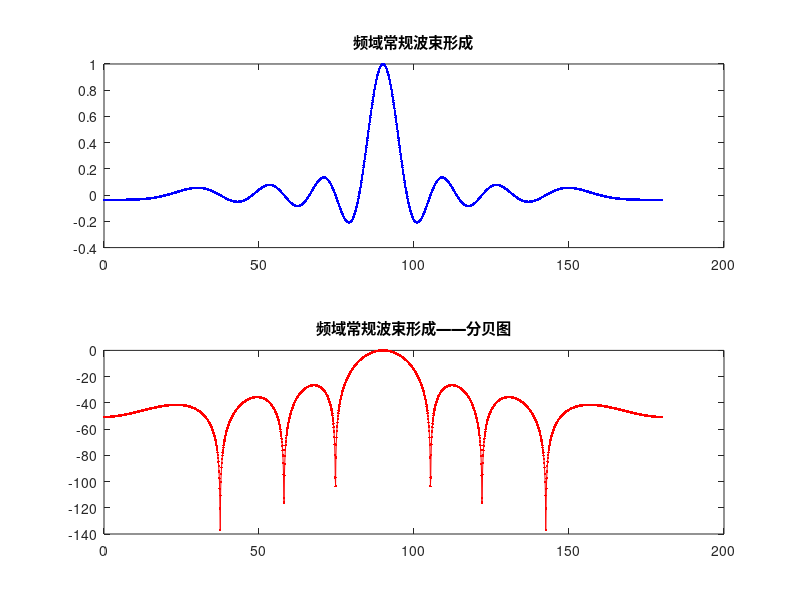

Write MATLAB code to recreate this figure.
%% 模拟水听器阵列的信号处理和频域常规波束形成
clear
close all
clc
 
% 度与弧度常数
deg2rad = pi/180; % 度转换成弧度
rad2deg = 180/pi; % 弧度转换成度
 
 
%% 水听器阵列参数设置
c = 1500;             % 水体声速，米/秒 m/s
N = 70;               % 阵元数
sqrtN=sqrt(N);        % 导向向量归一化常数
T=1;                 % 数据时长，秒sec
FS=24e2;              % 采样频率，赫兹Hz
LEN=T*FS;             % 数据长度，点数
t=(0:LEN-1)./FS;      % 数据时间轴，秒sec，1 x LEN 
fc=300;               % 阵列中心频率，赫兹Hz
lambda = c/fc;        % 波长，米m
lambda2 = lambda / 2; % 半波长，米m   d<(lambda/2)?
d = 0.27;             % 阵元间距，米m
ra=d*(0:N-1).';       % 阵元坐标，N x 1   
 
%% 目标方位角设置
thetas_deg=90;                 % 目标方位角，度deg
thetas_rad=thetas_deg*deg2rad; % 目标方位角，弧度rad
theta = 0:0.1:180;                  % 任意信号入射角度
 
%% 目标信号生成
f0=300;               % 声源频率，Hz
s=exp(1j*2*pi*f0.*t); % 目标复数信号，1 x LEN  "1j为复数，1为数字一，j为负数"  
as=exp(1j*2*pi*ra*f0*cos(thetas_rad)/c); % 目标导向向量，N x 1，导向向量=exp(-2*pi*f0*τ*1j*)
snr=40;               % 信噪比设置
rx=awgn(real(as*s), snr, 'measured');     % 含加性高斯噪声的水听器输出时间波形实数矩阵，Add white Gaussian noise to signal
x = rx.';                                 % 输出波形矩阵转置，便于二维数组FFT列运算，LEN x N，即接收到的信号
 
%% 频域常规波束形成
tic
xx = (as*s).';
for i = 1:length(theta)
    tao = cosd(theta(i))*ra/c;   %在角度theta(i)下得到的时延
    pt_sig = exp(1j*2*pi*f0*tao)' * xx.';  %波束，1*LEN
    s_sig(i,:) = pt_sig/N;    %size(s_sig) = i*LEN
end
toc
figure(1);
subplot(2,1,1);
plot(theta,s_sig(:,1),'b.-');title("频域常规波束形成");  
subplot(2,1,2);
sig_db = 20*log10(abs(s_sig(:,1).^2));
plot(theta,sig_db,'r.-');title("频域常规波束形成——分贝图");  
